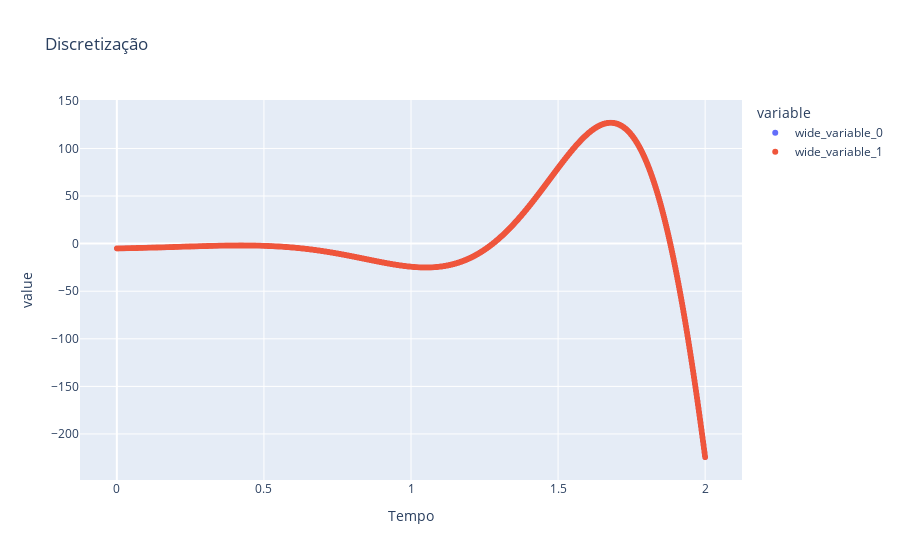

The code cell stored with this chart in its notebook:
### Code cell
px.scatter(x = t, y = [y_disc, y_real], title = "Discretização", labels = {"x": "Tempo", "y": "Posição"})

### Figure 1 — Plotly figure (JSON) as saved in the notebook; plotly's stock layout.template omitted (floating-point values rounded to 4 significant figures; data arrays with more than 128 entries replaced by an {"elided": "..."} marker saying what was removed)
{"data": [{"hovertemplate": "variable=wide_variable_0<br>Tempo=%{x}<br>value=%{y}<extra></extra>", "legendgroup": "wide_variable_0", "marker": {"color": "#636efa", "symbol": "circle"}, "mode": "markers", "name": "wide_variable_0", "showlegend": true, "type": "scattergl", "x": {"elided": "4097 float values"}, "xaxis": "x", "y": {"elided": "4097 float values"}, "yaxis": "y"}, {"hovertemplate": "variable=wide_variable_1<br>Tempo=%{x}<br>value=%{y}<extra></extra>", "legendgroup": "wide_variable_1", "marker": {"color": "#EF553B", "symbol": "circle"}, "mode": "markers", "name": "wide_variable_1", "showlegend": true, "type": "scattergl", "x": {"elided": "4097 float values"}, "xaxis": "x", "y": {"elided": "4097 float values"}, "yaxis": "y"}], "layout": {"legend": {"title": {"text": "variable"}, "tracegroupgap": 0}, "title": {"text": "Discretização"}, "xaxis": {"anchor": "y", "domain": [0, 1], "title": {"text": "Tempo"}}, "yaxis": {"anchor": "x", "domain": [0, 1], "title": {"text": "value"}}}}
